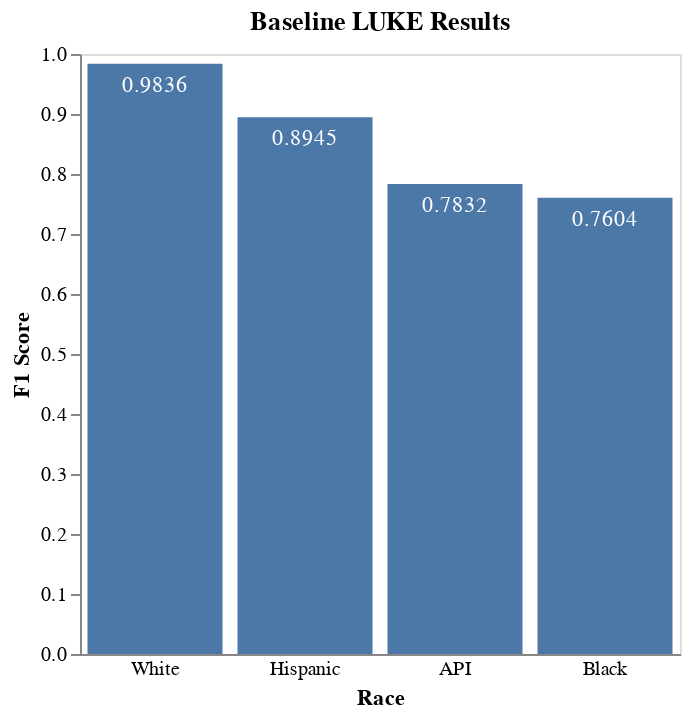

Here is the notebook cell this chart was saved with:
### Code cell
luke_baseline_chart

### Figure 1 — Vega-Lite specification as saved in the notebook (floating-point values rounded to 4 significant figures)
{"config": {"view": {"continuousWidth": 400, "continuousHeight": 300}, "axis": {"grid": false}}, "layer": [{"mark": "bar", "encoding": {"x": {"type": "ordinal", "axis": {"labelAngle": 0, "ticks": false}, "field": "Race", "sort": ["White", "Hispanic", "API", "Black"]}, "y": {"type": "quantitative", "axis": {"labelAngle": 0}, "field": "Score", "title": "F1 Score"}}}, {"mark": {"type": "text", "align": "center", "baseline": "top", "color": "white", "dy": 5}, "encoding": {"text": {"type": "quantitative", "field": "Score"}, "x": {"type": "ordinal", "axis": {"labelAngle": 0, "ticks": false}, "field": "Race", "sort": ["White", "Hispanic", "API", "Black"]}, "y": {"type": "quantitative", "axis": {"labelAngle": 0}, "field": "Score", "title": "F1 Score"}}}], "data": {"name": "data-eff11963ab2e8b14b40920e7a817d803"}, "height": 300, "title": "Baseline LUKE Results", "width": 300, "$schema": "https://vega.github.io/schema/vega-lite/v4.8.1.json", "datasets": {"data-eff11963ab2e8b14b40920e7a817d803": [{"Model": "LUKE-Baseline", "Race": "White", "Test Set": "curated-test-white", "Metric": "F1-PER", "Score": 0.9836}, {"Model": "LUKE-Baseline", "Race": "Black", "Test Set": "curated-test-black", "Metric": "F1-PER", "Score": 0.7604}, {"Model": "LUKE-Baseline", "Race": "API", "Test Set": "curated-test-api", "Metric": "F1-PER", "Score": 0.7832}, {"Model": "LUKE-Baseline", "Race": "Hispanic", "Test Set": "curated-test-hispanic", "Metric": "F1-PER", "Score": 0.8945}]}}
